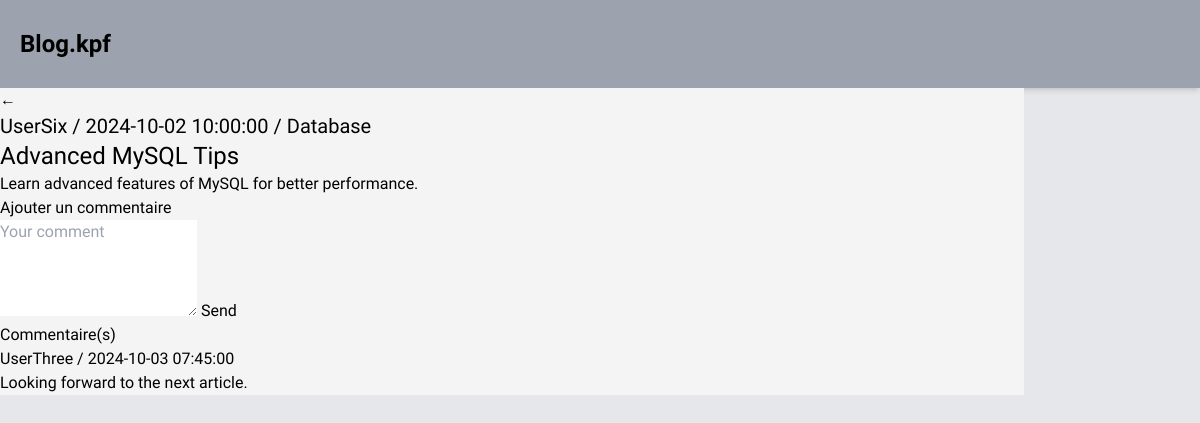
Page /article.php?id=2 on the committed database.
### tables this page shows
CREATE TABLE IF NOT EXISTS `article` (
  `id_article` int NOT NULL AUTO_INCREMENT,
  `titre` varchar(255) NOT NULL,
  `description` text NOT NULL,
  `date` timestamp NULL DEFAULT CURRENT_TIMESTAMP,
  `id_utilisateur` int DEFAULT NULL,
  PRIMARY KEY (`id_article`),
  KEY `id_utilisateur` (`id_utilisateur`)
);

CREATE TABLE IF NOT EXISTS `utilisateur` (
  `id_utilisateur` int NOT NULL AUTO_INCREMENT,
  `email` varchar(255) NOT NULL,
  `mdp` varchar(255) NOT NULL,
  `pseudo` varchar(100) NOT NULL,
  `admin` tinyint(1) DEFAULT '0',
  PRIMARY KEY (`id_utilisateur`),
  UNIQUE KEY `email` (`email`(191))
);

CREATE TABLE IF NOT EXISTS `categorie` (
  `id_categorie` int NOT NULL AUTO_INCREMENT,
  `nom` varchar(100) NOT NULL,
  PRIMARY KEY (`id_categorie`),
  UNIQUE KEY `nom` (`nom`)
);

CREATE TABLE IF NOT EXISTS `commentaire` (
  `id_commentaire` int NOT NULL AUTO_INCREMENT,
  `contenu` text NOT NULL,
  `date` timestamp NULL DEFAULT CURRENT_TIMESTAMP,
  `id_article` int DEFAULT NULL,
  `pseudo` varchar(100) NOT NULL,
  `id_utilisateur` int DEFAULT NULL,
  PRIMARY KEY (`id_commentaire`),
  KEY `id_article` (`id_article`),
  KEY `id_utilisateur` (`id_utilisateur`)
);

### src/article.php (the view, shortened to what this page needs)
<?php
require_once('header.php');
$id = isset($_GET['id']) ? (int)$_GET['id'] : 0;
$stmt = $con->prepare("
        SELECT * FROM article
        LEFT JOIN utilisateur ON article.id_utilisateur = utilisateur.id_utilisateur
        LEFT JOIN reference ON article.id_article = reference.id_article
        LEFT JOIN categorie ON reference.id_categorie = categorie.id_categorie
        WHERE article.id_article = :id
;");
$stmt->bindValue(':id', $id, PDO::PARAM_INT);
$stmt->execute();
$article = $stmt->fetchAll(PDO::FETCH_ASSOC);
$stmtComments = $con->prepare("SELECT * FROM commentaire WHERE id_commentaire = :id ORDER BY date DESC");
$stmtComments->bindValue(':id', $id, PDO::PARAM_INT);
$stmtComments->execute();
$comments = $stmtComments->fetchAll(PDO::FETCH_ASSOC);
?>
<!DOCTYPE html>
<html lang="en">
<head>
    <link rel="stylesheet" href="style.css">
</head>
<body>
<main class="container">
    <a href="home.php" class="return-button">
        <div class="circle">
            <span class="arrow">&larr;</span>
        </div>
    </a>
    <div class="article-block">
        <h2 class="text-xl"><?php echo htmlspecialchars($article[0]['pseudo']); ?> / <?php echo htmlspecialchars($article[0]['date']); ?>
            / <?php echo htmlspecialchars($article[0]['nom']); ?></h2>
        <h1 class="text-2xl"><?php echo htmlspecialchars($article[0]['titre']); ?></h1>
        <p><?php echo nl2br(htmlspecialchars($article[0]['description'])); ?></p>
    </div>
    <div class="add-comment-block">
        <h3>Ajouter un commentaire</h3>
        <form method="POST" action="add_comment.php">
            <textarea name="comment" rows="4" placeholder="Your comment"></textarea>
            <input type="submit" value="Send">
        </form>
    </div>
    <div class="comments-block">
        <h3>Commentaire(s)</h3>
        <?php foreach ($comments as $comment): ?>
            <div class="comment">
                <?php echo htmlspecialchars($comment['pseudo']); ?> / <?php echo htmlspecialchars($comment['date']); ?>
                <p><?php echo nl2br(htmlspecialchars($comment['contenu'])); ?></p>
            </div>
        <?php endforeach; ?>
    </div>
</main>
</body>
</html>

### src/style.css (style rules this page uses)
.container { background-color: #f4f4f4; }

### rows in the picture
article: id_utilisateur.pseudo "UserSix", date "2024-10-02 10:00:00", categorie.nom "Database", titre "Advanced MySQL Tips", description "Learn advanced features of MySQL for better performance."
commentaire: pseudo "UserThree", date "2024-10-03 07:45:00", contenu "Looking forward to the next article."
